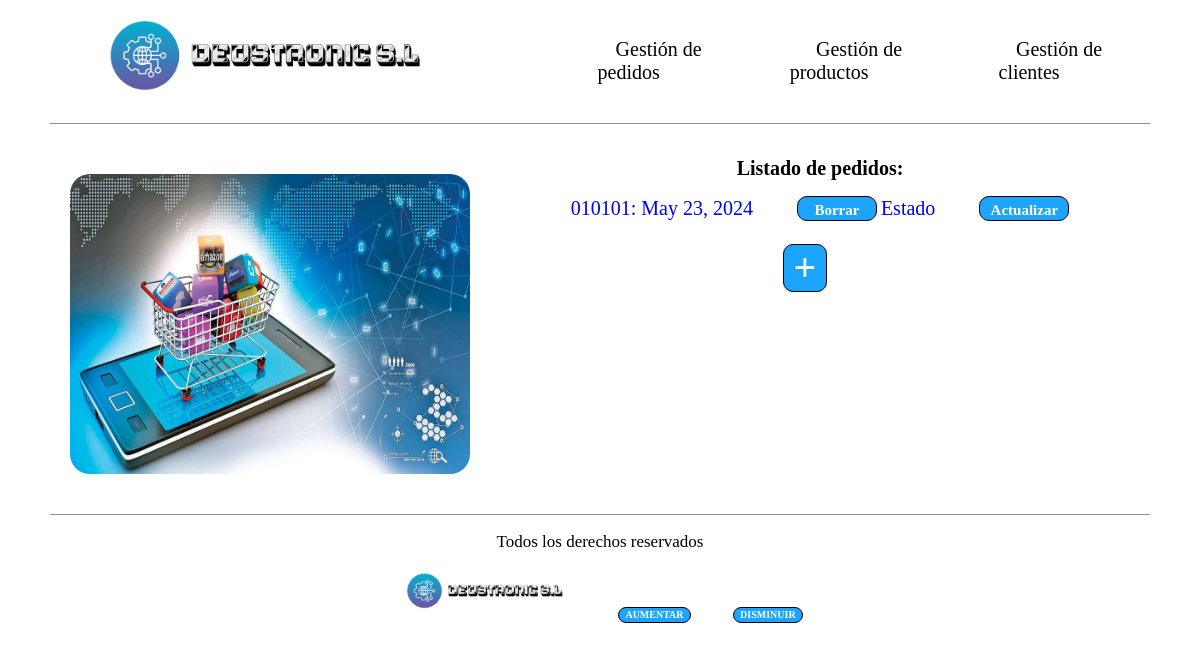
Page /deustronic/pedido/ on the earlier database version.
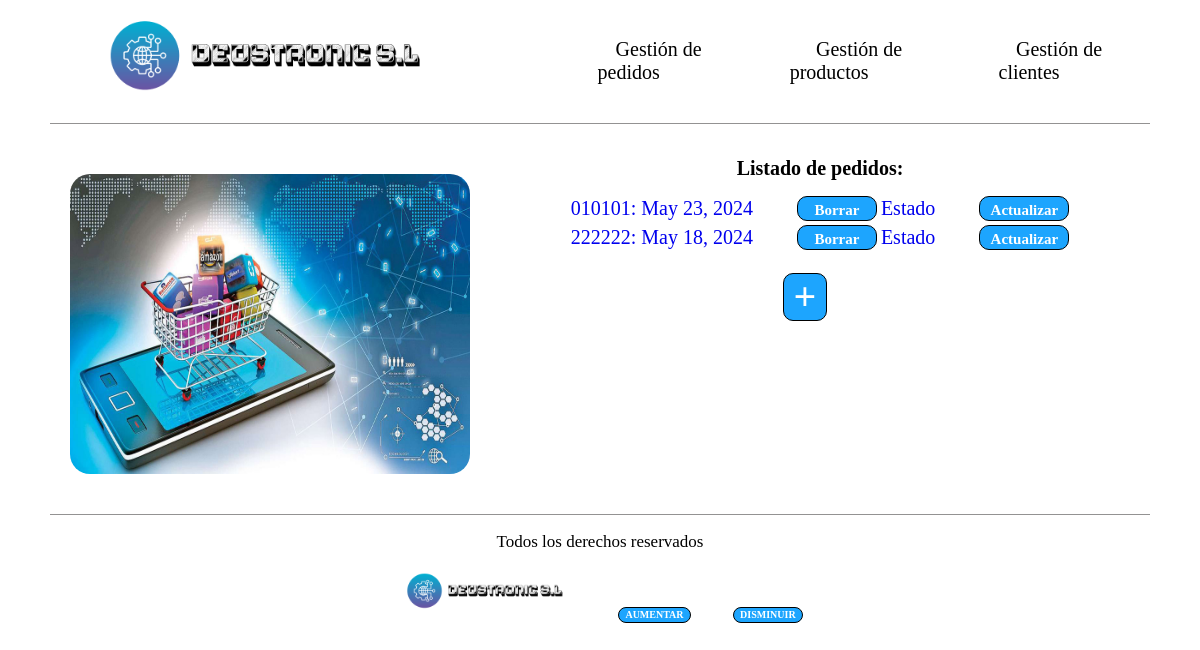
Same page on the later database version.
### empresaDjango/models.py (models this page shows, shortened)
class Pedido(models.Model):
    cliente = models.ForeignKey(Cliente, on_delete=models.CASCADE)
    cod_pedido = models.CharField(max_length=10, unique=True)
    fecha = models.DateField()
    precio_total = models.IntegerField(default=0)
    estado = models.BooleanField(default=False)

### empresaDjango/views.py (the view)
# urls.py: path('pedido/', views.index_pedidoListView.as_view(), name='index_ped'),
class index_pedidoListView(ListView):
    model = Pedido
    template_name = 'index_pedido.html'
    context_object_name = 'listado_pedidos'
    paginate_by = 2

### empresaDjango/templates/index_pedido.html (shortened to what this page needs)
{% extends 'base.html' %}
{% load static %}
{% block contenido %}
    <div class="contenedor-principal-index">
        <div class="parte-izquierda">
            <img src="{% static 'images/pedidos.png' %}" alt="Foto con un carrito de la compra simbolizando un pedido"/>
        </div>
        <div class="parte-derecha">
            <h1>Listado de pedidos:</h1>
            <table class="listados">
                {% for p in listado_pedidos %}
                    <tr>
                        <td>
                            <a href="{% url 'detail_ped' p.cod_pedido %}">
                                {{ p.cod_pedido }}: {{ p.fecha }}
                            </a>
                        </td>
                        <td><div class="boton_borrar boton"><a href="{% url 'borrar_pedido' p.cod_pedido %}"> Borrar </a></div></td>
                        <td><div class="boton_estado"><a href="#" data-cod_pedido="{{ p.cod_pedido }}"> Estado </a></div></td>
                        <td><div class="boton_actualizar boton"><a href="{% url 'actualizar_pedido' p.cod_pedido %}">Actualizar </a></div></td>
                    </tr>
                {% endfor %}
            </table>
            <div class="boton_crear_pedidos boton">
                <a href="{% url 'pedido_create' %}"> + </a>
            </div>
        </div>
    </div>
{% endblock %}

Differences in the rows shown:
added Pedido: cod_pedido "222222", fecha "May 18, 2024"
